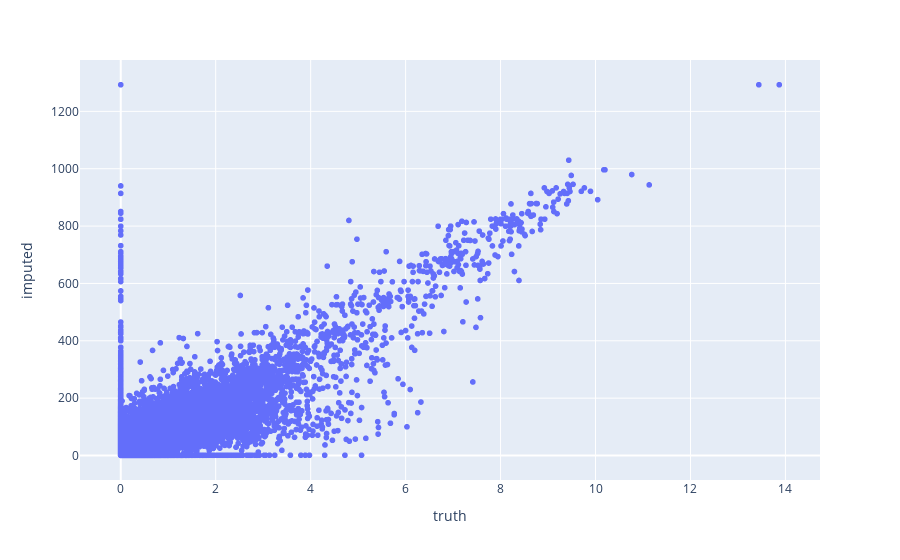

Here is the notebook cell this chart was saved with:
### Code cell
px.scatter(
    truth_and_imputed.sample(50000),
    x="truth",
    y="imputed"
)

### Figure 1 — Plotly figure (JSON) as saved in the notebook; plotly's stock layout.template omitted (floating-point values rounded to 4 significant figures; data arrays with more than 128 entries replaced by an {"elided": "..."} marker saying what was removed)
{"data": [{"hovertemplate": "truth=%{x}<br>imputed=%{y}<extra></extra>", "legendgroup": "", "marker": {"color": "#636efa", "symbol": "circle"}, "mode": "markers", "name": "", "showlegend": false, "type": "scattergl", "x": {"elided": "50000 float values"}, "xaxis": "x", "y": {"elided": "50000 float values"}, "yaxis": "y"}], "layout": {"autosize": true, "legend": {"tracegroupgap": 0}, "margin": {"t": 60}, "xaxis": {"anchor": "y", "autorange": true, "domain": [0, 1], "range": [-0.8497, 14.72], "title": {"text": "truth"}, "type": "linear"}, "yaxis": {"anchor": "x", "autorange": true, "domain": [0, 1], "range": [-87.77, 1382.0], "title": {"text": "imputed"}, "type": "linear"}}}
